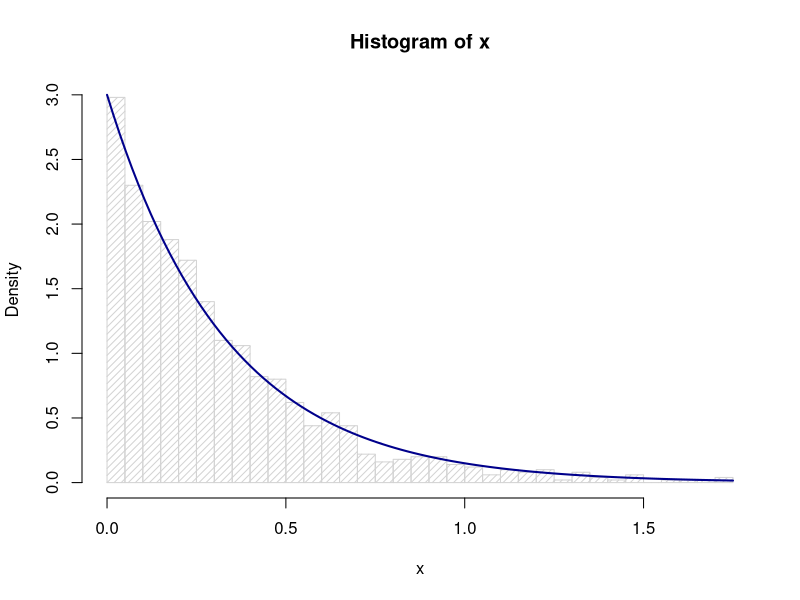

Here is the R script that generated this plot:
## ---- chunk 1
knitr::opts_chunk$set(echo = TRUE)
## ---- chunk 2
# Generate samples from exponential distribution
rate = 3 #Rate parameter
n = 1000 #Number of samples
generate.exponential <- function(rate, n){
  u <- runif(n, 0,1)
  x <- - 1/rate * log(u)
  return(x)
}
x <- generate.exponential(rate, n)
hist(x, density=20, breaks = 30, prob=TRUE)
curve(dexp(x, rate=rate), add=TRUE, col="darkblue", lwd=2)
